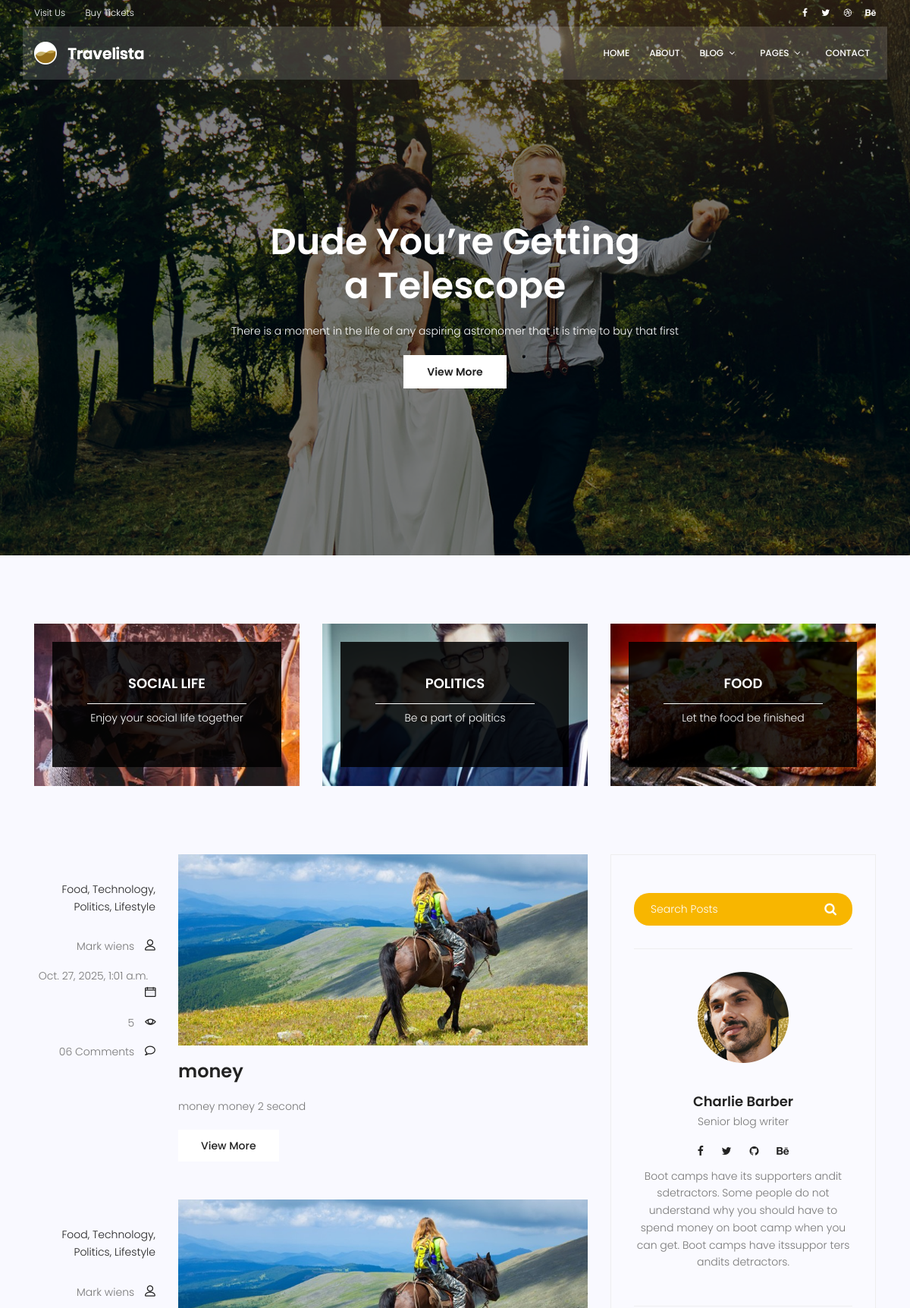
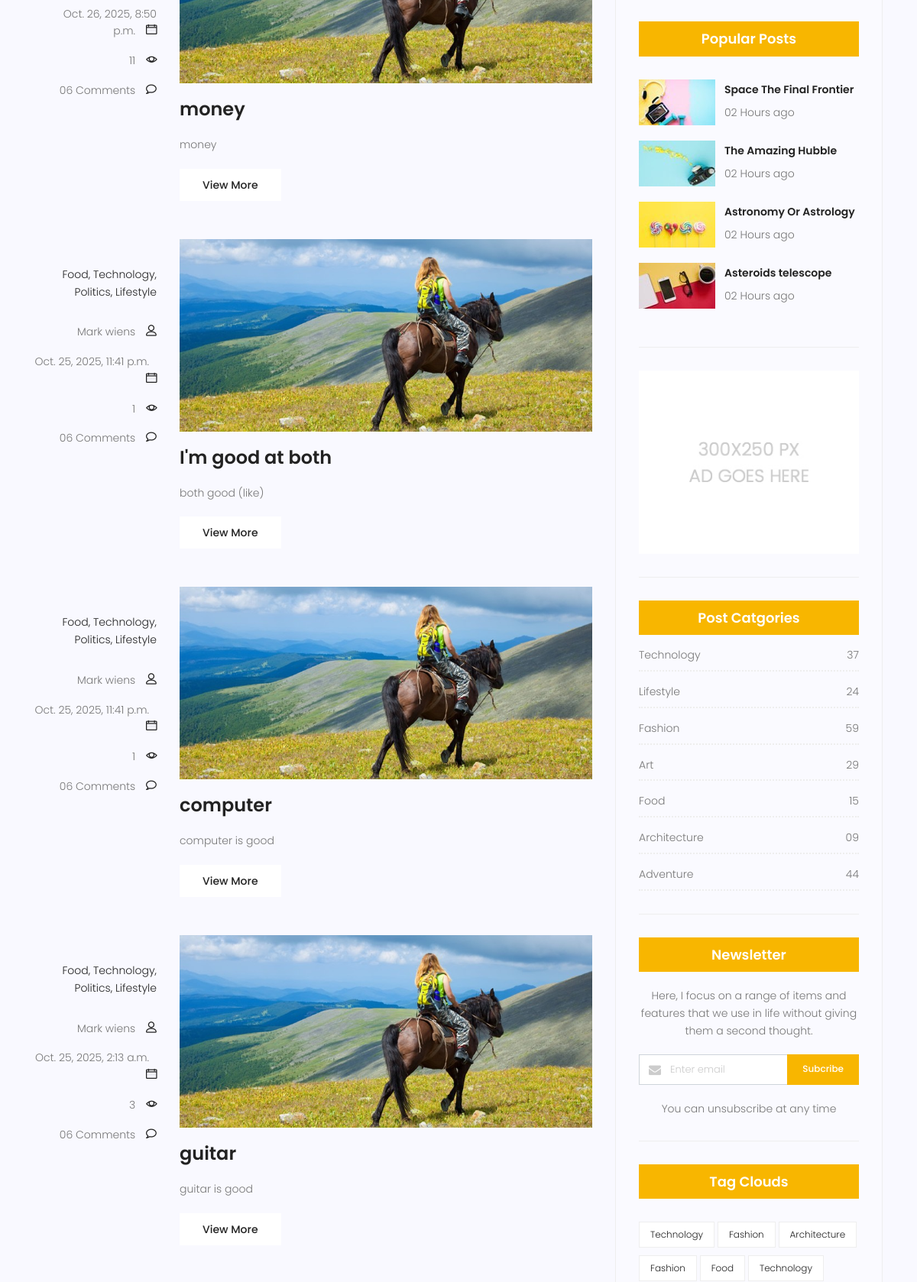
Screenshot of /blog/ (upper part) with the database file from the repository (2 pictures, top to bottom).
### blog/models.py (models this page shows, shortened)
class Post(models.Model):
    title = models.CharField(max_length=255)
    content = models.TextField()
    status = models.BooleanField(default=False)
    counted_views = models.IntegerField(default=0)
    published_date = models.DateTimeField(null=True)
    created_time = models.DateTimeField(auto_now_add=True)
    updated_time = models.DateTimeField(auto_now=True)
    slug = models.SlugField(null=True)
    class Meta:
        ordering = ["-created_time"]

### blog/views.py (the view)
# urls.py: path("", home_view, name="home"),
def home_view(request):
    published_posts = Post.objects.filter(status=1)
    published_posts_dict = {"published_posts": published_posts}
    return render(request, "travelista/blog/blog-home.html", published_posts_dict)

### templates/travelista/blog/blog-home.html (shortened to what this page needs)
{% extends "base.html" %}
{% load static %}
{% block container %}
<section class="banner-area relative blog-home-banner" id="home">
	<div class="overlay overlay-bg"></div>
	<div class="container">
		<div class="row d-flex align-items-center justify-content-center">
			<div class="about-content blog-header-content col-lg-12">
				<h1 class="text-white">
					Dude You’re Getting
					a Telescope
				</h1>
				<p class="text-white">
					There is a moment in the life of any aspiring astronomer that it is time to buy that first
				</p>
				<a href="blog-single.html" class="primary-btn">View More</a>
			</div>
		</div>
	</div>
</section>
<section class="top-category-widget-area pt-90 pb-90 ">
	<div class="container">
		<div class="row">
			<div class="col-lg-4">
				<div class="single-cat-widget">
					<div class="content relative">
						<div class="overlay overlay-bg"></div>
						<a href="#" target="_blank">
							<div class="thumb">
								<img class="content-image img-fluid d-block mx-auto"
									src="{% static 'img/blog/cat-widget1.jpg' %}" alt="">
							</div>
							<div class="content-details">
								<h4 class="content-title mx-auto text-uppercase">Social life</h4>
								<span></span>
								<p>Enjoy your social life together</p>
							</div>
						</a>
					</div>
				</div>
			</div>
			<div class="col-lg-4">
				<div class="single-cat-widget">
					<div class="content relative">
						<div class="overlay overlay-bg"></div>
						<a href="#" target="_blank">
							<div class="thumb">
								<img class="content-image img-fluid d-block mx-auto"
									src="{% static 'img/blog/cat-widget2.jpg' %}" alt="">
							</div>
							<div class="content-details">
								<h4 class="content-title mx-auto text-uppercase">Politics</h4>
								<span></span>
								<p>Be a part of politics</p>
							</div>
						</a>
					</div>
				</div>
			</div>
			<div class="col-lg-4">
				<div class="single-cat-widget">
					<div class="content relative">
						<div class="overlay overlay-bg"></div>
						<a href="#" target="_blank">
							<div class="thumb">
								<img class="content-image img-fluid d-block mx-auto"
									src="{% static 'img/blog/cat-widget3.jpg' %}" alt="">
							</div>
							<div class="content-details">
								<h4 class="content-title mx-auto text-uppercase">Food</h4>
								<span></span>
								<p>Let the food be finished</p>
							</div>
						</a>
					</div>
				</div>
			</div>
		</div>
	</div>
</section>
<section class="post-content-area">
	<div class="container">
		<div class="row">
			<div class="col-lg-8 posts-list">
				{% for post in published_posts %}
				<div class="single-post row">
					<div class="col-lg-3  col-md-3 meta-details">
						<ul class="tags">
							<li><a href="#">Food,</a></li>
							<li><a href="#">Technology,</a></li>
							<li><a href="#">Politics,</a></li>
							<li><a href="#">Lifestyle</a></li>
						</ul>
						<div class="user-details row">
							<p class="user-name col-lg-12 col-md-12 col-6"><a href="#">Mark wiens</a> <span
									class="lnr lnr-user"></span></p>
							<p class="date col-lg-12 col-md-12 col-6"><a href="#">{{post.published_date}}</a> <span
									class="lnr lnr-calendar-full"></span></p>
							<p class="view col-lg-12 col-md-12 col-6"><a href="#">{{post.counted_views}}</a> <span
									class="lnr lnr-eye"></span></p>
							<p class="comments col-lg-12 col-md-12 col-6"><a href="#">06 Comments</a> <span
									class="lnr lnr-bubble"></span></p>
						</div>
					</div>
					<div class="col-lg-9 col-md-9 ">
						<div class="feature-img">
							<img class="img-fluid" src="{% static 'img/blog/feature-img1.jpg' %}" alt="">
						</div>
						<a class="posts-title" href="{% url 'blog:details' post.slug post.id %}">
							<h3>{{post.title}}</h3>
						</a>
						<p class="excert">
							{{post.content}}
						</p>
						<a href="{% url 'blog:details' post.slug post.id %}" class="primary-btn">View More</a>
					</div>
				</div>
				{% endfor %}
			</div>
			<div class="col-lg-4 sidebar-widgets">
				<div class="widget-wrap">
					<div class="single-sidebar-widget search-widget">
						<form class="search-form" action="#">
							<input placeholder="Search Posts" name="search" type="text" onfocus="this.placeholder = ''"
								onblur="this.placeholder = 'Search Posts'">
							<button type="submit"><i class="fa fa-search"></i></button>
						</form>
					</div>
					<div class="single-sidebar-widget user-info-widget">
						<img src="{% static 'img/blog/user-info.png' %}" alt="">
						<a href="#">
							<h4>Charlie Barber</h4>
						</a>
						<p>
							Senior blog writer
						</p>
						<ul class="social-links">
							<li><a href="#"><i class="fa fa-facebook"></i></a></li>
							<li><a href="#"><i class="fa fa-twitter"></i></a></li>
							<li><a href="#"><i class="fa fa-github"></i></a></li>
							<li><a href="#"><i class="fa fa-behance"></i></a></li>
						</ul>
						<p>
							Boot camps have its supporters andit sdetractors. Some people do not understand why you
							should have to spend money on boot camp when you can get. Boot camps have itssuppor ters
							andits detractors.
						</p>
					</div>
					<div class="single-sidebar-widget popular-post-widget">
						<h4 class="popular-title">Popular Posts</h4>
						<div class="popular-post-list">
							<div class="single-post-list d-flex flex-row align-items-center">
								<div class="thumb">
									<img class="img-fluid" src="{% static 'img/blog/pp1.jpg' %}" alt="">
								</div>
								<div class="details">
									<a href="blog-single.html">
										<h6>Space The Final Frontier</h6>
									</a>
									<p>02 Hours ago</p>
								</div>
							</div>
							<div class="single-post-list d-flex flex-row align-items-center">
								<div class="thumb">
									<img class="img-fluid" src="{% static 'img/blog/pp2.jpg' %}" alt="">
								</div>
								<div class="details">
									<a href="blog-single.html">
										<h6>The Amazing Hubble</h6>
									</a>
									<p>02 Hours ago</p>
								</div>
							</div>
							<div class="single-post-list d-flex flex-row align-items-center">
								<div class="thumb">
									<img class="img-fluid" src="{% static 'img/blog/pp3.jpg' %}" alt="">
								</div>
								<div class="details">
									<a href="blog-single.html">
										<h6>Astronomy Or Astrology</h6>
									</a>
									<p>02 Hours ago</p>
								</div>
							</div>
							<div class="single-post-list d-flex flex-row align-items-center">
								<div class="thumb">
									<img class="img-fluid" src="{% static 'img/blog/pp4.jpg' %}" alt="">
								</div>
								<div class="details">
									<a href="blog-single.html">
										<h6>Asteroids telescope</h6>
									</a>
									<p>02 Hours ago</p>
								</div>
							</div>
						</div>
					</div>
					<div class="single-sidebar-widget ads-widget">
						<a href="#"><img class="img-fluid" src="{% static 'img/blog/ads-banner.jpg' %}" alt=""></a>
					</div>
					<div class="single-sidebar-widget post-category-widget">
						<h4 class="category-title">Post Catgories</h4>
						<ul class="cat-list">
							<li>
								<a href="#" class="d-flex justify-content-between">
									<p>Technology</p>
									<p>37</p>
								</a>
							</li>
							<li>
								<a href="#" class="d-flex justify-content-between">
									<p>Lifestyle</p>
									<p>24</p>
								</a>
							</li>
							<li>
								<a href="#" class="d-flex justify-content-between">
									<p>Fashion</p>
									<p>59</p>
								</a>
							</li>
							<li>
								<a href="#" class="d-flex justify-content-between">
									<p>Art</p>
									<p>29</p>
								</a>
							</li>
							<li>
								<a href="#" class="d-flex justify-content-between">
									<p>Food</p>
									<p>15</p>
								</a>
							</li>
							<li>
								<a href="#" class="d-flex justify-content-between">
									<p>Architecture</p>
									<p>09</p>
								</a>
							</li>
							<li>
								<a href="#" class="d-flex justify-content-between">
									<p>Adventure</p>
									<p>44</p>
								</a>
							</li>
						</ul>
					</div>
					<div class="single-sidebar-widget newsletter-widget">
						<h4 class="newsletter-title">Newsletter</h4>
						<p>
							Here, I focus on a range of items and features that we use in life without
							giving them a second thought.
						</p>
						<div class="form-group d-flex flex-row">
							<div class="col-autos">
								<div class="input-group">
									<div class="input-group-prepend">
										<div class="input-group-text"><i class="fa fa-envelope" aria-hidden="true"></i>
										</div>
									</div>
									<input type="text" class="form-control" id="inlineFormInputGroup"
										placeholder="Enter email" onfocus="this.placeholder = ''"
										onblur="this.placeholder = 'Enter email'">
								</div>
							</div>
							<a href="#" class="bbtns">Subcribe</a>
						</div>
						<p class="text-bottom">
							You can unsubscribe at any time
						</p>
					</div>
					<div class="single-sidebar-widget tag-cloud-widget">
						<h4 class="tagcloud-title">Tag Clouds</h4>
						<ul>
							<li><a href="#">Technology</a></li>
							<li><a href="#">Fashion</a></li>
							<li><a href="#">Architecture</a></li>
							<li><a href="#">Fashion</a></li>
							<li><a href="#">Food</a></li>
							<li><a href="#">Technology</a></li>
						</ul>
					</div>
				</div>
			</div>
		</div>
	</div>
</section>
{% endblock %}

### rows the page displays
Post: published_date "Oct. 27, 2025, 1:01 a.m.", counted_views "5", title "money", content "money money 2 second"
Post: published_date "Oct. 26, 2025, 8:50 p.m.", counted_views "11", title "money", content "money"
Post: published_date "Oct. 25, 2025, 11:41 p.m.", counted_views "1", title "I'm good at both", content "both good (like)"
Post: published_date "Oct. 25, 2025, 11:41 p.m.", counted_views "1", title "computer", content "computer is good"
Post: published_date "Oct. 25, 2025, 2:13 a.m.", counted_views "3", title "guitar", content "guitar is good"
